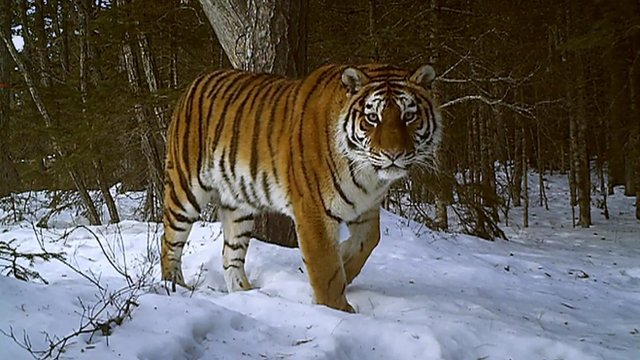
#> input picture Images-jpg/tiger2.jpg, 640 x 360 px
$ python graphcut_example.py
#> lines starting #> are read from the running program, lines starting #| are printed output that depends on the picture; after the words box and inside, x2 and y2 are one past the last pixel; in counts of white or black regions, pixels touching at a corner belong together
#> in graphcut_example, img is the input picture: PIL image 640x360 RGB; mean R, G, B 97.4, 93.3, 88.1
### lab3.py
import numpy as np
import scipy.stats
import sklearn.mixture
from scipy.spatial import distance_matrix
import matplotlib.pyplot as plt
from Functions import *
from gaussfft import gaussfft


def kmeans_segm(image, K, L, seed=42):
    """
    Implement a function that uses K-means to find cluster 'centers'
    and a 'segmentation' with an index per pixel indicating with
    cluster it is associated to.

    Input arguments:
        image - the RGB input image
        K - number of clusters
        L - number of iterations
        seed - random seed
    Output:
        segmentation: an integer image with cluster indices
        centers: an array with K cluster mean colors
    """

    flatten = np.reshape(image, (-1, 3))
    segmentation = flatten
    np.random.seed(seed)
    # centers = np.random.rand(K, 3) * 255.0
    spectre = np.unique(flatten, axis=0)
    randoms = np.random.randint(low=0, high=np.shape(spectre)[0], size=K)
    centers = spectre[randoms, :]
    old_centers = np.zeros(np.shape(centers))
    # movements = np.zeros(L)
    # for i in range(K):
    #     centers[i, :] = flatten[randoms[i]]
    converge = 0
    err = []
    for i in range(L):
        dists = distance_matrix(flatten, centers)
        # movements[i] = sum(np.min(dists, axis=1))   # pixels
        segmentation = np.argmin(dists,1)   # pixels
        # plt.hist(segmentation)
        # plt.show()
        for center in range(K):
            old_centers[center, :] = centers[center, :]
            cluster_points = np.nonzero(segmentation == center)
            cluster_points = np.reshape(cluster_points, (-1))
            # print(cluster_points)
            mean = np.mean(flatten[cluster_points])
            centers[center, :] = mean
        converge = i
        err.append(np.max(np.max(abs(old_centers - centers))))
        if np.max(np.max(abs(old_centers - centers))) < 0.01:
            break
    print("Converge at " + str(converge + 1))
    # plt.plot(err)
    # plt.title("K=" + str(K))
    # plt.show()
    if len(np.shape(image)) == 3:
        segmentation = np.reshape(segmentation, (np.shape(image)[0], np.shape(image)[1]))
    else:
        segmentation = np.reshape(segmentation, (np.shape(image)[0]))
    return segmentation, centers


def mixture_prob(image, K, L, mask):
    """
    Implement a function that creates a Gaussian mixture models using the pixels
    in an image for which mask=1 and then returns an image with probabilities for
    every pixel in the original image.

    Input arguments:
        image - the RGB input image
        K - number of clusters
        L - number of iterations
        mask - an integer image where mask=1 indicates pixels used
    Output:
        prob: an image with probabilities per pixel
    """
    image = image / 255
    Ivec = np.reshape(image, (-1, 3)).astype(np.float32)
    m = np.reshape(mask, (-1))
    masked = Ivec[np.reshape(np.nonzero(m == 1), (-1))]
    size = np.shape(masked)[0]
    segs, centers = kmeans_segm(masked, K, L)
    covariances = []
    p = np.ones((size, K)) * 0.001
    gauss = np.zeros((size, K))
    for i in range(K):
        covariances.append(np.eye(3) * 0.01)

    w = np.zeros(K)
    for i in range(K):
        w[i] = len(np.nonzero(segs == i)) / size

    for i in range(L):
        for j in range(K):
            # print(centers[j])
            gauss[:, j] = w[j] * scipy.stats.multivariate_normal(centers[j], covariances[j]).pdf(masked)

        for j in range(K):
            p[:, j] = np.divide(gauss[:, j], np.sum(gauss, axis=1), where=np.sum(gauss, axis=1)!=0)

        for j in range(K):
            w[j] = np.mean(p[:,j])
            centers[j,:] = np.dot(np.transpose(p[:, j]), masked) / np.sum(p[:, j])
            diff = masked - centers[j,:]
            covariances[j] = np.dot(np.transpose(diff), diff * np.reshape(p[:, j], (-1, 1))) / np.sum(p[:, j])

    # [7 lines of commented-out code are left out]

    prob = np.zeros((np.shape(Ivec)[0], K))
    for i in range(K):
        prob[:, i] = w[i] * scipy.stats.multivariate_normal(centers[i], covariances[i]).pdf(Ivec)
        prob[:, i] = prob[:, i] / np.sum(prob[:, i])
    #
    prob = np.sum(prob, axis=1)
    prob = np.reshape(prob, (np.shape(image)[0], np.shape(image)[1]))
    return prob


# [2 lines that do not run on import are left out]

### Functions.py
import math
import numpy as np
import scipy
import scipy.ndimage
import matplotlib.pyplot as plt
from matplotlib.colors import ListedColormap
from scipy.signal import convolve2d

#  SHOWGREY(IMAGE, DISPLAY, RESOLUTION, ZMIN, ZMAX)
#    displays the real matrix IMAGE as a gray-level image on the screen.
#
#  Arguments:
#    If RESOLUTION is a scalar value, RESOLUTION distinct gray-levels,
#    equidistantly spaced between 0 (black) and 1 (white), are used.
#    If RESOLUTION is a vector, its elements (which should lie in the
#    interval [ 0, 1]) are used as gray-levels (colormap).
#
#    The (matrix element) values ZMIN and ZMAX are mapped to black and
#    white respectively. For a quantized image, it is often advisable
#    to set ZMAX to the first quantization level outside actual range.
#    Values in ] ZMIN, ZMAX[ are mapped by linear interpolation, whereas
#    values outside this interval are mapped to either black or white by
#    truncation.
#
#    If ZMIN and ZMAX are omitted, they are set to the true max
#    and min values of the elements of IMAGE.
#
#    If RESOLUTION is also omitted, it is assumed to be 64.
#    If ZMIN = ZMAX, the displayed image is thresholded at ZMAX.
#
# [23 lines left out: function showgrey, not called in this run]

#	SHOWFS( FREQSPEC, DISPLAY, RES) displays a compressed version
#	of the corresponding Fourier spectrum as a gray-level image.
#	RES distinct gray-levels, equidistantly spaced between 0 (black)
#	and 1 (white), are used. If RES is omitted, it is assumed to be 64.
#
def showfs(Image, display = True, res = 64):
	showgrey(np.log(1 + np.abs(np.fft.fftshift(Image))), display, res)


#	ROTIM = ROT( IMAGE, ANGLE, BKG) rotates the image IMAGE by an angle
#	ANGLE and sets the values of the background pixels to BKG.
#	If BKG is omitted, it is set to 0.
#	If ANGLE is also omitted, it is also set to 0.
#	This is not a very interesting rotation, but it will, like all
#	other values of ANGLE, create an output image ROTIM of size DxD,
#	where D = NORM( SIZE( IMAGE)), with the original image in the center.
#
# [193 lines left out: functions rot, pow2image, randphaseimage, deltafcn, variance, discgaussfft and 7 more, not called in this run]

# ZEROCROSSCURVES(ZERO, MASK) -- Extraction of zero-crossing curves
# Computes the zero-crossing curves from the image ZERO
# If the MASK image is specified, only point on the zero-crossing
# curves for which the mask value is True are reserved
# The format of these curves is a tuple of two arrays with (Y,X) coordinates.
#
def zerocrosscurves(zeropic, mask):
	curves = np.where(contour(zeropic) & mask.astype(int))
	return curves

# THRESHOLDCURVES(CURVES, MASK) -- Thresholding of curves
# Returns a new set of curves containing only those points
# in the polygons for which the mask value is True.
# The format of these curves is a tuple of two arrays with (Y,X) coordinates.
#
# [48 lines left out: functions thresholdcurves, overlaycurves, locmax8, not called in this run]

# IMEAN = MEAN_SEGMENTS(I, SEGM) computes the mean within clusters indexed per
# pixel by SEGM and returns in image with pixel values replaced by the means
#
def mean_segments(I, segm):
	Ivec = np.reshape(I, (-1, 3))
	idx = np.reshape(segm, (-1))
	L = np.max(idx) + 1
	centers = np.zeros((L, 3))
	h, _ = np.histogram(idx, L, (-0.5, L-0.5))
	for l in range(L):
		if h[l] > 0:
			centers[l,:] = np.mean(Ivec[idx == l], axis=0)
	return centers[segm,:]

# INEW = OVERLAY_BOUNDS(I, SEGM) creates a new image INEW with boundaries
# between clusters as indicated by the segmentation SEGM
#
def overlay_bounds(I, segm):
	(h, w) = np.shape(segm)
	grow = np.zeros((h + 1, w + 1), dtype = segm.dtype)
	grow[0:h,0:w] = segm
	mask = (segm != grow[1:h+1, 0:w]) | (segm != grow[0:h, 1:w+1])  | (segm != grow[1:h+1, 1:w+1])
	mask[0:h, w-1] = mask[h-1, 0:w] = False
	Inew = np.array(I)
	Inew[mask, 0] = 255
	Inew[mask, 1] = Inew[mask, 2] = 0
	return Inew

### graphcut_example.py
import sys
import math
import numpy as np
from PIL import Image, ImageFilter
import matplotlib.pyplot as plt
from lab3 import kmeans_segm, mixture_prob
from Functions import showgrey, mean_segments, overlay_bounds
from scipy.ndimage.filters import gaussian_filter
from scipy.spatial import distance_matrix
from scipy.signal import convolve2d


#   Performing the continuous max-flow algorithm to solve the
#   continuous min-cut problem in 2D
#
#   Usage: [u, erriter, i, timet] = CMF_Cut;
#
#   Inputs: there is no input since all data and parameters can be
#           adjusted within the program
#
#   Outputs:
#       - u: the final results u(x) in [0,1]. As the following paper,
#           the global binary result can be available by threshholding u
#           by any constant alpha in (0,1):
#
#           Nikolova, M.; Esedoglu, S.; Chan, T. F.
#           Algorithms for Finding Global Minimizers of Image Segmentation and Denoising Models
#           SIAM J. App. Math., 2006, 66, 1632-1648
#
#       - erriter: it returns the error evaluation of each iteration,
#           i.e. it shows the convergence rate. One can check the algorithm
#           performance.
#
#       - i: gives the total number of iterations, when the algorithm converges.
#
#       - timet: gives the total computation time.
#
#   Example:
#       >> [u, erriter, i, timet] = CMF_Cut;
#
#       >> us = max(u, beta);  # where beta in (0,1)
#
#       >> imagesc(us), colormap gray, axis image, axis off;figure(gcf)
#
#       >> figure, loglog(erriter,'DisplayName','erriterN');figure(gcf)
#
#
#
#   The original algorithm was proposed in the following papers:
#
#   [1] Yuan, J.; Bae, E.;  Tai, X.-C.
#       A Study on Continuous Max-Flow and Min-Cut Approaches
#       CVPR, 2010
#
#   [2] Yuan, J.; Bae, E.; Tai, X.-C.; Boycov, Y.
#       A study on continuous max-flow and min-cut approaches. Part I: Binary labeling
#       UCLA CAM, Technical Report 10-61, 2010
#
#   The mimetic finite-difference discretization method was proposed for
#   the total-variation function in the paper:
#
#   [1] Yuan, J.; Schn{\"o}rr, C.; Steidl, G.
#       Simultaneous Optical Flow Estimation and Decomposition
#       SIAM J.~Scientific Computing, 2007, vol. 29, page 2283-2304, number 6
#
#   This software can be used only for research purposes, you should cite ALL of
#   the aforementioned papers in any resulting publication.
#
#   Please email cn.yuanjing@gmail.com for any questions, suggestions and bug reports
#
#   The Software is provided "as is", without warranty of any kind.
#
#
#                       Version 1.0
#           https://sites.google.com/site/wwwjingyuan/
#
#           Copyright 2011 Jing Yuan (cn.yuanjing@gmail.com)
#

def cmf_cut(ur, alpha):
    [rows, cols] = np.shape(ur)
    imgSize = rows * cols

    cc = 0.3  # step-size of the augmented Lagrangian method, typically [0.3, 3]
    errbound = 1e-4  # error bound for convergence
    numIter = 100  # maximum iteration number (100)
    steps = 0.16  # step-size for gradient projection step to total variation, typically [0.1, 0.17]

    # build up the data terms
    urb = 0.8 * ur + 0.1
    Cs = -np.log(1.0 - urb).astype(np.float32)
    Ct = -np.log(urb).astype(np.float32)

    # the initial value of u is set to be an initial cut, see below.
    u = np.where(Cs > Ct, 1.0, 0.0).astype(np.float32)
    # the initial values of two terminal flows ps and pt are set to be the specified legal flows.
    ps = np.minimum(Cs, Ct)
    pt = ps

    # the initial value of the spatial flow fiels p = (pp1, pp2) is set to be zero.
    pp1 = np.zeros((rows, cols + 1), dtype=np.float32)
    pp2 = np.zeros((rows + 1, cols), dtype=np.float32)
    divp = pp1[:, 1:cols + 1] - pp1[:, 0:cols] + pp2[1:rows + 1, :] - pp2[0:rows, :]

    erriter = np.zeros((numIter, 1))

    for i in range(numIter):
        # update the spatial flow field p = (pp1, pp2):
        #   the following steps are the gradient descent step with steps as the step-size.
        pts = divp - (ps - pt + u / cc)
        pp1[:, 1:cols] = pp1[:, 1:cols] + steps * (pts[:, 1:cols] - pts[:, 0:cols - 1])
        pp2[1:rows, :] = pp2[1:rows, :] + steps * (pts[1:rows, :] - pts[0:rows - 1, :])

        # the following steps give the projection to make |p(x)| <= alpha(x)
        gk = np.sqrt(
            (pp1[:, 0:cols] ** 2 + pp1[:, 1:cols + 1] ** 2 + pp2[0:rows, :] ** 2 + pp2[1:rows + 1, :] ** 2) * 0.5)
        gk = (np.where(gk <= alpha, 1, 0) + np.where(gk <= alpha, 0, 1) * (gk / alpha)).astype(np.float32)
        gk = 1 / gk

        pp1[:, 1:cols] = (0.5 * (gk[:, 1:cols] + gk[:, 0:cols - 1])) * pp1[:, 1:cols]
        pp2[1:rows, :] = (0.5 * (gk[1:rows, :] + gk[0:rows - 1, :])) * pp2[1:rows, :]
        divp = pp1[:, 1:cols + 1] - pp1[:, 0:cols] + pp2[1:rows + 1, :] - pp2[0:rows, :]

        # updata the source flow ps
        pts = divp + pt - u / cc + 1 / cc
        ps = np.minimum(pts, Cs)

        # update the sink flow pt
        pts = - divp + ps + u / cc
        pt = np.minimum(pts, Ct)

        # update the multiplier u
        erru = cc * (divp + pt - ps)
        u = u - erru

        # evaluate the avarage error
        erriter[i] = np.sum(np.abs(erru)) / imgSize

        if erriter[i] < errbound:
            break

    print('number of iterations = %u' % (i + 1))
    return u, erriter, i


def graphcut_segm(I, area, K, alpha, sigma):
#> called with K = 16, alpha = 40, sigma = 10
    [minx, miny, maxx, maxy] = area
    [h, w, c] = np.shape(I)
#> h = 180; w = 320; c = 3
    dw = maxx - minx + 1
    dh = maxy - miny + 1
    mask = np.zeros((h, w), dtype=np.int16)
    mask[miny:miny + dh, minx:minx + dw] = 1
    print(np.shape(mask))
    grey = 0.2989 * I[:, :, 0] + 0.5870 * I[:, :, 1] + 0.1140 * I[:, :, 2]
    # showgrey(mask)
    blur = 0.5  # amount of blur to reduce noise
    gauss = np.array([[math.exp(-(i * i) / (2 * blur * blur)) for i in range(-3, 4)]], dtype=np.float32)
    gauss = gauss / np.sum(gauss)  # normalize to one
    grey = convolve2d(grey, gauss.T @ gauss, 'same', 'symm')

    sobel = np.array([[-1, 0, 1], [-2, 0, 2], [-1, 0, 1]], dtype=np.float32) / 4
    dx = convolve2d(grey, sobel, 'same', 'fill', 0)
    dy = convolve2d(grey, sobel.T, 'same', 'fill', 0)
    grad = np.sqrt(dx ** 2 + dy ** 2)

    edge = (alpha * sigma) * np.ones((h, w)) / (grad + sigma)
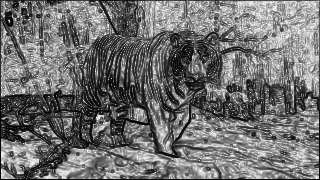
#> edge: shape (180, 320) float64; min 1.73, max 39.87, mean 18.6; drawn with min black and max white

    for l in range(3):
        print('Find Gaussian mixture models...')
        fprob = mixture_prob(I, K, 10, mask)
        bprob = mixture_prob(I, K, 10, 1 - mask)
        prior = np.reshape(fprob / (fprob + bprob), (h, w))

        print('Find minimum cut...')
        [u, erriter, i] = cmf_cut(prior, edge)
        mask = (u > 0.5).astype(np.int16)
#> this loop made 3 passes
#> pass 1, in graphcut_segm, `bprob = mixture_prob(I, K, 10, 1 - mask)`:
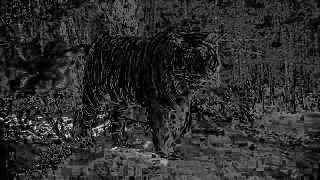
#> bprob: shape (180, 320) float64; min 2.52e-09, max 0.00155, mean 0.000278; drawn with min black and max white
#> pass 1, in graphcut_segm, `prior = np.reshape(fprob / (fprob + bprob), (h, w))`:
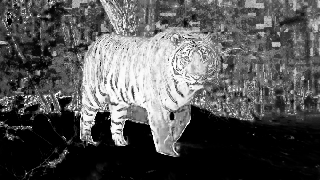
#> prior: shape (180, 320) float64; min 6.27e-12, max 0.999, mean 0.332
#> after the loop:
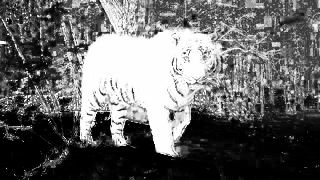
#> prior: shape (180, 320) float64; min 3.95e-07, max 1, mean 0.404

    return mask, prior


##############################


def graphcut_example():
    scale_factor = 0.5  # image downscale factor
    area = [80, 110, 570, 300]  # image region to train foreground with [ minx, miny, maxx, maxy ]
    K = 16  # number of mixture components
    alpha = 40.0  # maximum edge cost
    sigma = 10.0  # edge cost decay factor

    # img = Image.open('Images-jpg/tiger1.jpg')

    # img = Image.open('Images-jpg/orange.jpg')
    # area = [60, 50, 550, 300]

    img = Image.open('Images-jpg/tiger2.jpg')
    area = [210, 105, 420, 210]
    # img = Image.open('Images-jpg/tiger3.jpg')
    # area = [120, 110, 500, 300]

    # print(np.shape(img))
    img = img.resize((int(img.size[0] * scale_factor), int(img.size[1] * scale_factor)))

    area = [int(i * scale_factor) for i in area]
    I = np.asarray(img).astype(np.float32)
    segm, prior = graphcut_segm(I, area, K, alpha, sigma)
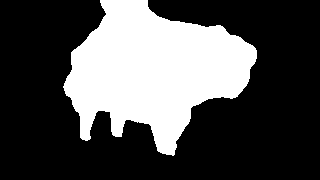
#> segm: shape (180, 320) int16; values 0 (black) and 1 (white), 31% white; 1 white region, box (x1, y1, x2, y2) and area: (63, 0, 257, 156) 17830

    Iseg = mean_segments(img, segm)
#> in mean_segments, `L = np.max(idx) + 1`: L = 2
#> in mean_segments, `h, _ = np.histogram(idx, L, (-0.5, L-0.5))`: h = [39770, 17830]
#> after the loop in mean_segments, `for l in range(L):`: centers = [[101, 102.3, 105.6], [89.39, 73.17, 49]]
#> in mean_segments, `return centers[segm,:]`:
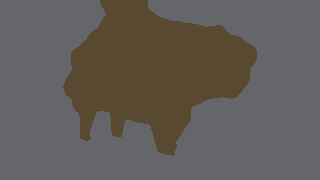
#> returned value: shape (180, 320, 3) float64; mean of channels 0, 1, 2 97.4, 93.3, 88.1; drawn as R, G, B
    if True:
        Inew = overlay_bounds(img, segm)
#> in overlay_bounds, `mask = (segm != grow[1:h+1, 0:w]) | (segm != grow[0:h, 1:w+1])  | (seg..`: mask: shape (180, 320) bool; 1.3% white in thin lines or dots, all inside (x1, y1, x2, y2) = (62, 0, 257, 156)

    img = Image.fromarray(Inew.astype(np.ubyte))
    plt.subplot(1, 2, 1)
    plt.imshow(img)
    plt.axis('off')
    plt.subplot(1, 2, 2)
    plt.imshow(Image.fromarray(Iseg.astype(np.ubyte)))
    plt.axis('off')
    plt.title("K=" + str(K) + ", alpha=" + str(alpha) + ", sigma=" + str(sigma))
    plt.show()
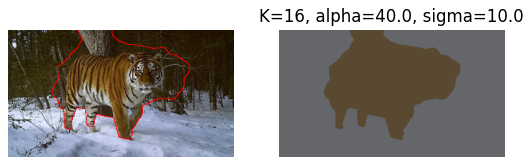
#> figure drawn by matplotlib, 2 panels
    img.save('result/graphcut.png')


if __name__ == '__main__':
    sys.exit(graphcut_example())
#> (the program exits here)
